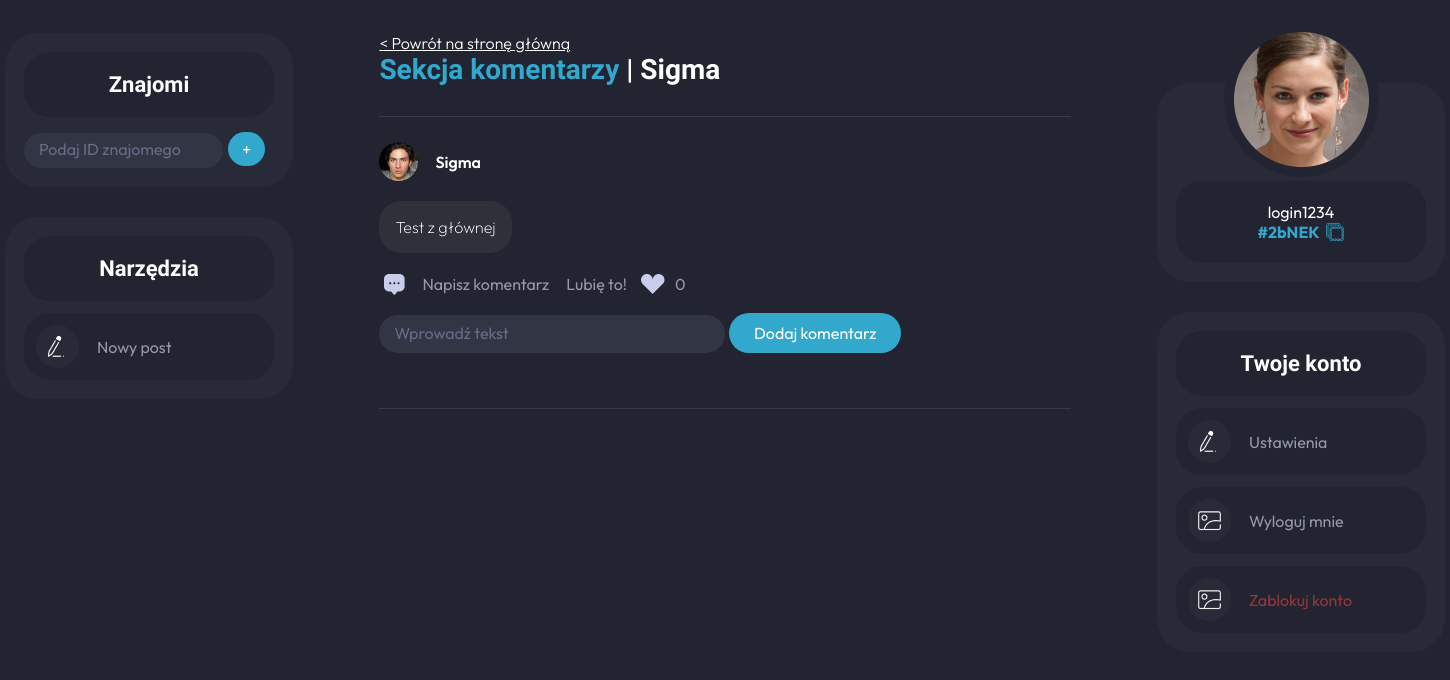
Screenshot of /PostDisplay.php?postId=1 (signed in) with the database file from the repository.
### tables this page shows
CREATE TABLE `posts` (
  `id` int(11) NOT NULL,
  `content` varchar(255) DEFAULT NULL,
  `comments` varchar(255) DEFAULT NULL,
  `author` varchar(255) DEFAULT NULL,
  `createdAt` varchar(255) NOT NULL,
  `attachments` blob DEFAULT NULL,
  `author_id` varchar(256) NOT NULL,
  `status` varchar(255) NOT NULL,
  `likes` varchar(1024) NOT NULL
);

CREATE TABLE `users` (
  `id` int(11) NOT NULL,
  `login` varchar(32) NOT NULL,
  `mail` varchar(128) NOT NULL,
  `password` varchar(1024) NOT NULL,
  `friend_id` varchar(11) NOT NULL,
  `friends` varchar(128) NOT NULL,
  `avatar_color` varchar(255) NOT NULL
);

### PostDisplay.php (the view, shortened to what this page needs)
<!DOCTYPE html>
<html lang="en">
<head>
</head>
<body>
    <div class="main-container">
        <div class="container-left">
            <div class="friends-container">
                <div class="friend-header">
                    <h1>Znajomi</h1>
                </div>
                <div class="input-label">
                    <form method='POST' action='App/Create/AddFriend.php'>
                        <input class='input-friend-id' type=text placeholder="Podaj ID znajomego"
                            name='add_friend'><input type='submit' name='add_friend_submit' class="add-friend-plus"
                            value="+">
                    </form>
                </div>
                    <?php
                    $servername = "localhost";
                    $database = "socialise";
                    $username = "root";
                    $password = "";
                    $conn = mysqli_connect($servername, $username, $password, $database);
                    ?>
            </div>
            <div class="tool-container">
                <div class="tool-header">
                    <h1>Narzędzia</h1>
                </div>
                <div class="tool-label" onClick='addPostPopup()'>
                    <img src="App\Images\new-post.png">
                    <p>Nowy post</p>
                </div>
            </div>
        </div>
        <div class="container-middle">
            <div class="main-middle-section">
                <div class="main-choose-wrapper">
                    <label class="choose-paragraph-label">
                        <p class="choose-paragraph-postdisplay" onclick="homeSweetHome()">< Powrót na stronę główną
                        </p>
                    </label>
                </div>
                <?php
                $sql = 'SELECT author FROM posts where id=' . $_GET['postId'] . ' ORDER BY createdAt DESC';
                $result = $conn->query($sql);
                    while ($row = $result->fetch_assoc()) {
                        echo '<h1 class="type-of-chat-header"><span class="first-option">Sekcja komentarzy</span> | <span
                        class="second-option">'. $row["author"].' </span></h1>';
                    }
                ?>
                <div class="posts-container">
                    <?php
                    $sql = 'SELECT * FROM posts where id=' . $_GET['postId'] . ' ORDER BY createdAt DESC';
                    $result = $conn->query($sql);
                    while ($row = $result->fetch_assoc()) {
                        $customID = $row['id'];
                        echo '<div class="post-label">
                                            <div class="author-info-wrapper">
                                                <img src="App\Images\profile-image.png" class="author-image-profile">
                                                <p class="author-name">' . $row['author'] . '</p>
                                            </div>
                                            <div class="post-text-wrapper">
                                                <span class="post-text-content">' . $row['content'] . '</span>
                                            </div>
                                            ';
                        $sqlLikes = 'select count(*) from reactions where post_id="'.$customID.'"';
                                $resultLikes = $conn->query($sqlLikes);
                                $likesCounter = 0;
                                while ($row = $resultLikes->fetch_assoc()) {
                                    $likesCounter = $row['count(*)'];
                                }
                        echo '
                                            <div class="reactions-wrapper">
                                                <label>
                                                    <span class="reactions-comment"><img src="App\Images\chat-icon.png">Napisz
                                                        komentarz</span>
                                                        </label>
                                                        <label>
                                                        <form action="App/Create/likeIt.php" method=post><input type=hidden name=sourceOfLike value=PostDisplay.php><input type=hidden name=likePostID value="'.$customID.'"><span class="reactions-add-friend" ><input class="submit-add-friend" type=submit value="Lubię to!"></span></form>
                                                        </label>
                                                        <label>
                                                                <span style="margin-right:-7px;margin-left:14px;" class="reactions-comment"><img src="App\Images\like-button.png"><span style="margin-left:-7px" class="likes-Counter">'.$likesCounter.'</span></span>
                                                        </label>
                                                        </div>
                                                        <form method="POST" action="App/Create/AddComment.php?redirect=' . $customID . '" id="form240">
                                                        <input type="text" name="comment_input_post_id" value="' . $customID . '" style="display: none;">
                                                        <input name="hidden_id" type=hidden value="' . $customID . '"">
                                                        <input type="text" name="comment_input" placeholder="Wprowadź tekst" class="input-post" style="margin: 20px 0px; width: 50%;">
                                                            <input type="submit"  class="add-post-button" style="margin: 0px;" value="Dodaj komentarz" name="comment_input_submit">
                                                        </form>
                                        ';
                        echo '</div>';
                    }
                    ?>
                </div>
            </div>
        </div>
        <div class="container-right">
            <div class="profile-container">
                <div class="your-image">
                    <img src="App\Images\your-image.png">
                </div>
                <div class="your-profile-label">
                    <p class="your-profile-image">
                        <?php
                        $result = $conn->query("SELECT * FROM users WHERE id=" . $_SESSION['user_id'] . "");
                        while ($row = $result->fetch_assoc()) {
                            echo '
                            <p class="your-profile-image">
                            ' . $row["login"] . '
                            </p>
                            <p class="your-friend-id">' . $row['friend_id'] . '<span id="your-friend-id-svg"></span></p>
                            ';
                        }
                        ?>
                </div>
            </div>
            <div class="account-container">
                <div class="account-header">
                    <h1>Twoje konto</h1>
                </div>
                <div class="account-label" onclick="changeName()">
                    <img src="App\Images\settings.png">
                    <p>Ustawienia</p>
                </div>
                <div class="account-label" onclick="logoutPopup()">
                    <img src="App\Images\logout.png">
                    <p>Wyloguj mnie</p>
                </div>
                <div class="account-label block-label" onclick="blockAccount()">
                    <img src="App\Images\delete.png">
                    <p class="block-account">Zablokuj konto</p>
                </div>
            </div>
        </div>
    </div>
</body>
</html>

### PostDisplay.php (style rules this page uses)
body { margin: 0; padding: 0; background-color: #222431; }
.main-container { padding-top: 33px; width: 1440px; height: 90dvh; margin: auto; display: grid; grid-template-columns: 20% 60% 20%; }
.container-left { align-items: center; display: flex; flex-direction: column; }
.container-right { align-items: center; display: flex; flex-direction: column; margin-top: 50px; }
* { margin: 0; padding: 0; box-sizing: border-box; }
.input-friend-id { border-radius: 46px; background: #323544; border: none; padding: 10px 15px 10px 15px; color: white; width: 80%; outline: none; }
.input-friend-id::placeholder, .input-post::placeholder { color: #686C86; font-family: Outfit; font-size: 16px; }
.friends-container, .tool-container, .profile-container, .account-container { background: #282A37; border-radius: 33px; width: 100%; padding: 19px; }
.profile-container { text-align: center; }
.account-container { margin-top: 30px; }
.profile-container img { margin-top: -80px; }
.your-profile-label { background-color: #222431; color: white; padding: 21px; border-radius: 26px; }
.your-profile-label p { font-family: Outfit; }
.your-friend-id { color: #32A8CD; font-weight: bold; height: auto; display: flex; justify-content: center; cursor: pointer; }
#your-friend-id-svg { margin-left: 5px; display: flex; align-items: center; }
h1 { font-family: Reem Kufi Fun; color: white; font-weight: 600; font-size: 22px; text-align: center; padding: 20px; }
.tool-header, .friend-header, .account-header { border-radius: 26px; background: #222431; }
.tool-container { margin-top: 30px; }
.input-label { margin-top: 15px; display: flex; justify-content: space-between; position: relative; }
.tool-label, .account-label { color: #9598A7; font-size: 16px; border-radius: 26px; background: #222431; padding: 11px; margin-top: 12px; display: flex; align-items: center; font-family: Outfit; }
.tool-label p { margin-left: 18px; }
.your-profile-image { font-size: 16px; }
.account-label, .tool-label { border: 1px solid #222431; transition: border-color 0.4s ease; }
.account-label p { margin-left: 18px; }
.block-account { color: #963737 }
.type-of-chat-header { text-align: left !important; margin: 0 !important; padding: 0 !important; font-size: 28px; }
.first-option { color: #32A8CD; }
.main-choose-wrapper, .choose-paragraph-label { display: flex; align-items: center; }
.author-info-wrapper { display: flex; align-items: center; }
.author-name { font-size: 16px; color: white; font-family: Outfit; font-weight: 600; margin-left: 17px; }
.post-text-wrapper { max-width: 70%; margin-top: 30px; }
.post-text-content { color: white; font-weight: 200; font-family: Outfit; }
.post-label { border-top: 1px solid rgba(255, 255, 255, 0.103); border-bottom: 1px solid rgba(255, 255, 255, 0.103); padding: 25px 0 35px 0; }
.main-middle-section { width: 80%; height: 100%; margin: auto; position: relative; }
.posts-container { margin-top: 30px; max-height: 100dvh; overflow-y: auto; }
.post-text-wrapper { padding: 16px; margin-top: 20px; background: #2E303A; border-radius: 22px; max-width: max-content; }
.reactions-wrapper span { color: #9598A7; display: flex; align-items: center; font-family: Outfit; }
.input-post { color: #686C86; color: white; border-radius: 46px; background: #323544; outline: none; font-size: 16px; border: none; padding: 10px 15px 10px 15px; width: 75%; margin-left: 10px; }
.add-post-button { border-radius: 46px; background: #32A8CD; outline: none; color: white; font-family: Outfit; font-size: 16px; border: none; padding: 10px 25px 10px 25px; min-width: 20%; margin-left: 13px; }
.reactions-wrapper { display: flex; align-items: center; margin-left: 5px; }
.reactions-add-friend { margin-left: 17px; }
.reactions-add-friend img, .reactions-comment img { margin-right: 17px; }
.reactions-wrapper { margin-top: 20px; }
.choose-paragraph-postdisplay { text-decoration:underline; font-family:outfit; color:white; cursor:pointer; font-weight:300; }
.add-friend-plus { background: #32A8CD; outline: none; color: white; font-family: Outfit; font-size: 16px; border: none; padding: 7px; width: 37px; margin-left: 5px; border-radius: 32px; }
input.submit-add-friend { background: none; outline: none; border: none; font-family: 'Outfit'; color: #9598A7; font-size:16px; }

### rows the page displays
posts: author "Sigma", content "Test z głównej", likesCounter "0"
users: login "login1234", friend "#2bNEK"
